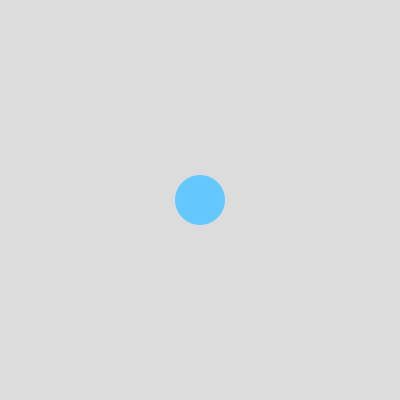
Frame 1 (no input)
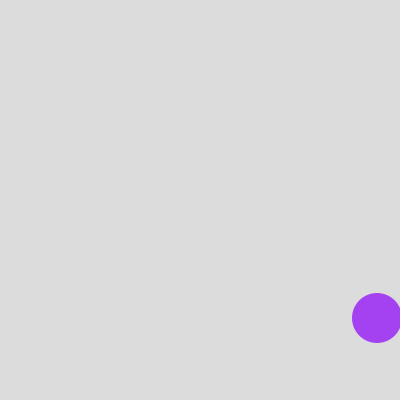
Frame 60 (the mouse pressed at the canvas centre just before this capture)
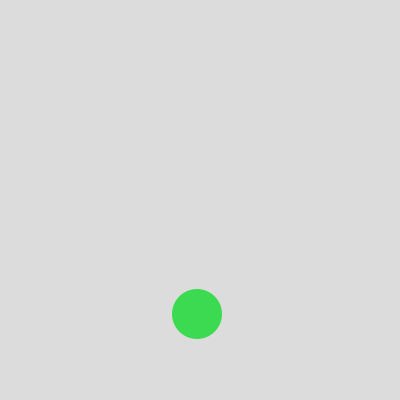
Frame 120 (the mouse held since frame 60 and released just before this capture)

The Processing sketch that drew these frames (run headless with seeded random() and noise(); from frame 60 on, the mouse is pressed at the canvas centre):

// Processing sketch: extra_bouncingballcolor
// ── extra_bouncingballcolor.pde
float x = 200;
float y = 200;

float xSpeed = 3;
float ySpeed = 2;

float radius = 25;

color ballColor;

void setup() {
  size(400, 400);
  ballColor = color(100, 200, 255);
}

void draw() {
  background(220);

  // Draw ball
  fill(ballColor);
  noStroke();
  ellipse(x, y, radius * 2, radius * 2);

  // Move ball
  x += xSpeed;
  y += ySpeed;

  // Bounce on left/right walls
  if (x < radius || x > width - radius) {
    xSpeed *= -1;
    ballColor = color(random(255), random(255), random(255));
  }

  // Bounce on top/bottom walls
  if (y < radius || y > height - radius) {
    ySpeed *= -1;
    ballColor = color(random(255), random(255), random(255));
  }
}
